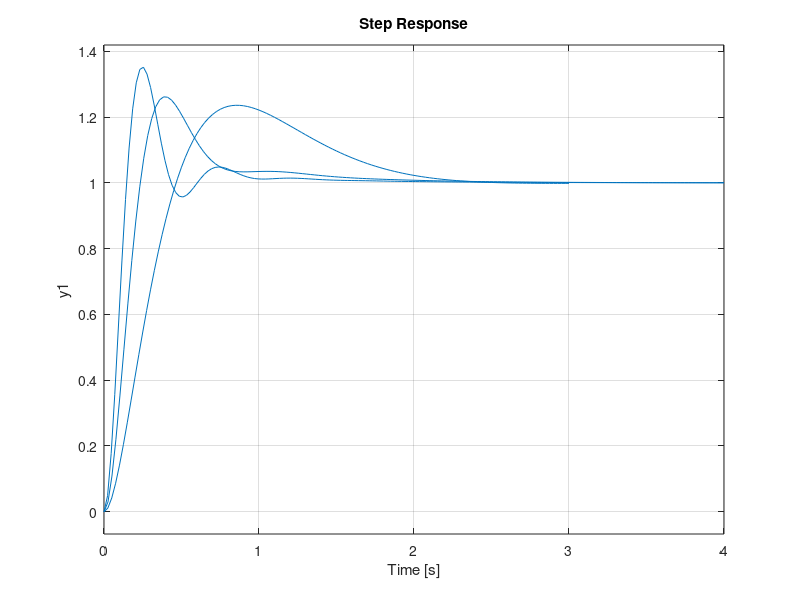

The MATLAB script that drew this image:
%Part-A

k=[2;5;10]
C=tf([1],[1 12])
D=tf([20],[1 0])
E=tf([0.2 0],[1])
for i=1:1:3
    A=tf([1.4*k(i)],[1 0]);
    B=tf([k(i)],[1]);
    
    sys1=parallel(A,B); %Tanımlanan A ve B için transfer fonksiyon aritmetikleri burada başlıyor
    sys2=series(C,D);
    sys3=feedback(sys2,C);
    sys4=series(sys3,sys1);
    sys5=feedback(sys4,1);
    
    step(sys5)
    hold on 
    pause
end

%Part-B

A=tf([10],[1])
B=tf([1],[1 -10])
C=tf([1 0],[1 0 48])
D=tf([1],[1 0 0])
E=tf([150],[1])
F=tf([8 5],[1 2 1])
G=tf([1 0 2],[1 0 0 28])

sys1=series(B,C)
sys2=feedback(D,E,+1)
sys3=feedback(sys1,F)
sys4=series(sys2,sys3)
sys5=feedback(sys4,G)
sys6=series(A,sys5)
